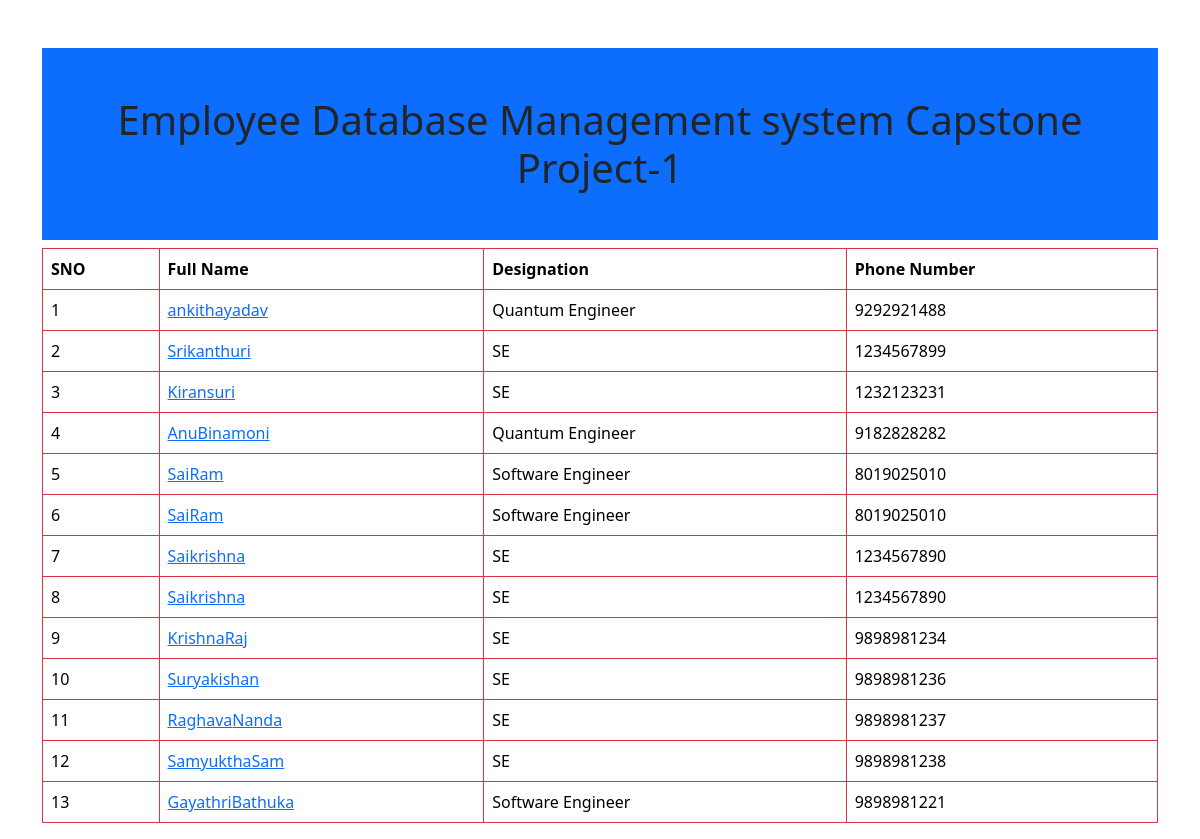
The page / on the database its author committed.
### app/models.py (models this page shows)
class Employee(models.Model):
    firstname=models.CharField(max_length=100)
    last_name=models.CharField(max_length=100)
    photo=models.CharField(max_length=100)
    designation=models.CharField(max_length=100)
    email_address=models.CharField(max_length=100)
    phone_number=models.CharField(max_length=100)

### app/views.py (the view)
# urls.py: 2. Add a URL to urlpatterns:  path('', views.home, name='home')
def home(request):
    employees=Employee.objects.all()
    return render(request,'app/home.html',{'employees':employees})

### app/templates/app/home.html (shortened to what this page needs)
<!DOCTYPE html>
<html lang="en">
<head>
    <link rel="stylesheet" href="https://cdn.jsdelivr.net/npm/bootstrap@5.3.8/dist/css/bootstrap.min.css">
</head>
<body>
    <div class="container mt-5">
        <h1 class="bg-primary text-write p-5 text-center">Employee Database Management system Capstone Project-1</h1>
        <table class="table table-bordered border-danger table-hover">
            <thead>
                <tr>
                    <th>SNO</th>
                    <th>Full Name</th>
                    <th>Designation</th>
                    <th>Phone Number</th>
                </tr>
                <tbody>
                    {% for x in employees %}
                    <tr>
                        <td>{{x.id}}</td>
                        <td><a href="{% url 'employee_detail' x.id %}">{{x.firstname}}{{x.last_name}}</a></td>
                        <td>{{x.designation}}</td>
                        <td>{{x.phone_number}}</td>
                    </tr>
                    {% endfor %}
                </tbody>
            </thead>
        </table>
    </div>
</body>
</html>

### rows shown on the page
Employee: id "1", firstname "ankitha", last_name "yadav", designation "Quantum Engineer", phone_number "9292921488"
Employee: id "2", firstname "Srikanth", last_name "uri", designation "SE", phone_number "1234567899"
Employee: id "3", firstname "Kiran", last_name "suri", designation "SE", phone_number "1232123231"
Employee: id "4", firstname "Anu", last_name "Binamoni", designation "Quantum Engineer", phone_number "9182828282"
Employee: id "5", firstname "Sai", last_name "Ram", designation "Software Engineer", phone_number "8019025010"
Employee: id "6", firstname "Sai", last_name "Ram", designation "Software Engineer", phone_number "8019025010"
Employee: id "7", firstname "Sai", last_name "krishna", designation "SE", phone_number "1234567890"
Employee: id "8", firstname "Sai", last_name "krishna", designation "SE", phone_number "1234567890"
Employee: id "9", firstname "Krishna", last_name "Raj", designation "SE", phone_number "9898981234"
Employee: id "10", firstname "Surya", last_name "kishan", designation "SE", phone_number "9898981236"
Employee: id "11", firstname "Raghava", last_name "Nanda", designation "SE", phone_number "9898981237"
Employee: id "12", firstname "Samyuktha", last_name "Sam", designation "SE", phone_number "9898981238"
Employee: id "13", firstname "Gayathri", last_name "Bathuka", designation "Software Engineer", phone_number "9898981221"
